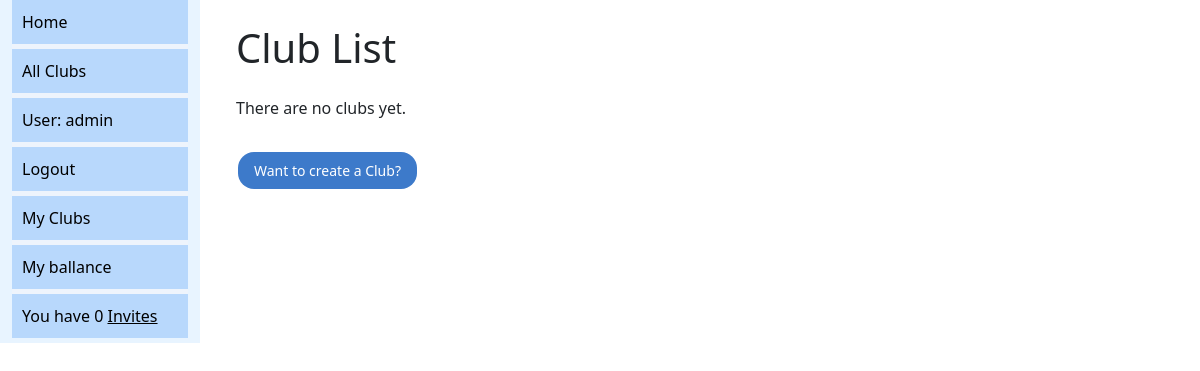
The app's page /clubs/ (signed in), older data.
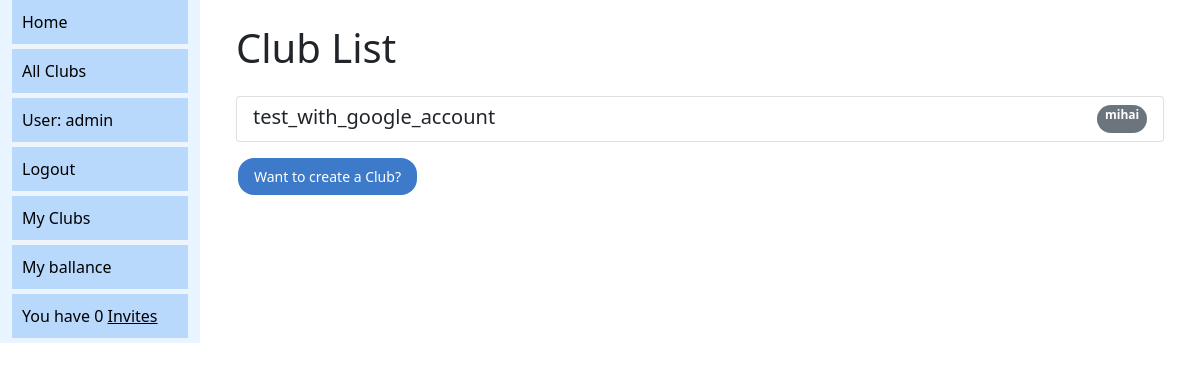
The same page, newer data.
### accounts/models.py (models this page shows)
class CustomUser(AbstractUser):
    clubs = models.ManyToManyField('home.Club', help_text='Clubs this user is associated with')
    invites_sent = models.ManyToManyField('home.Invite', help_text='Invites sent by this user', related_name='invites_sent')
    invites_received = models.ManyToManyField('home.Invite', help_text='Invites received by this user', related_name='invites_received')
    sums = models.ManyToManyField('home.Sum', help_text='Sums assinged to this user')
    payments = models.ManyToManyField('home.payment', help_text='Payments involving this user')
    join_requests = models.ManyToManyField('home.JoinRequest')
    def __str__(self):
        return self.username
    class Meta:
        ordering = ['username']

### home/models.py (models this page shows, shortened)
class Club(models.Model):
    time_created = models.DateField(default=timezone.now)
    name = models.CharField(max_length=200, help_text='Enter a club name')
    owner = models.ForeignKey('accounts.CustomUser', on_delete=models.SET_NULL, null=True, related_name='club_owner')
    members = models.ManyToManyField('accounts.CustomUser', help_text='Add members to this club')
    invites_sent = models.ManyToManyField('Invite')
    sessions = models.ManyToManyField('Session')
    sums = models.ManyToManyField('Sum')
    join_requests = models.ManyToManyField('JoinRequest')
    class Meta:
        ordering = ['-time_created']
    def get_absolute_url(self):
        return reverse('home:club-detail', args=[str(self.id)])

### home/views.py (the view)
# urls.py: path('clubs/', views.ClubListView.as_view(), name='clubs'),
class ClubListView(generic.ListView):
    model = Club
    context_object_name = 'club_list'
    queryset = Club.objects.all()

### home/templates/home/club_list.html
{% extends "base_generic.html" %}
{% block content %}
  <div class="container">
    <h1 class="my-4">Club List</h1>
    {% if club_list %}
      <ul class="list-group">
        {% for club in club_list %}
        <a href="{{ club.get_absolute_url }}" class="list-group-item list-group-item-action">
          <div class="d-flex w-100 justify-content-between">
            <h5 class="mb-1">{{ club.name }}</h5>
            <span class="badge bg-secondary rounded-pill">{{club.owner}}</span>
          </div>
        </a>
      {% endfor %}
      </ul>
    {% else %}
      <p>There are no clubs yet.</p>
    {% endif %}
    <a href="{% url 'home:club-create' %}" class="btn btn-primary mt-3">Want to create a Club?</a>
  </div>
{% endblock %}

### home/templates/base_generic.html (shortened to what this page needs)
<!DOCTYPE html>
<html lang="en">
<head>
  <link href="https://cdn.jsdelivr.net/npm/bootstrap@5.1.3/dist/css/bootstrap.min.css" rel="stylesheet">
  {% load static %}
  <link rel="stylesheet" href="{% static 'css/styles.css' %}">
</head>
<body>
  <div class="container-fluid">
    <div class="row">
      <div class="col-sm-2">
        {% block sidebar %}
          <ul class="sidebar-nav">
            <li><a href="{% url 'home:index' %}">Home</a></li>
            <li><a href="{% url 'home:clubs' %}">All Clubs</a></li>
            {% if user.is_authenticated %}
              <li class="username">User: {{ user.username }}</li>
              <li><a href="{% url 'account_logout' %}?next={{ request.path }}">Logout</a></li>
              <li><a href="{% url 'home:myclubs' %}">My Clubs</a></li>
              <li><a href="{% url 'home:mysums' %}">My ballance</a></li>
              <li class="invites">You have {{ user.invites_received.count }} <a href="{% url 'home:myinvites' %}">Invites</a></li>
            {% else %}
              <li><a href="{% url 'account_login' %}?next={{ request.path }}">Login</a></li>
            {% endif %}
          </ul>
        {% endblock %}
      </div>
      <div class="col-sm-10">{% block content %}{% endblock %}</div>
    </div>
  </div>
</body>
</html>

### home/static/css/styles.css (style rules this page uses)
.btn { background-color: #3d7aca; border: none; color: white; padding: 8px 16px; text-align: center; text-decoration: none; display: inline-block; font-size: 14px; margin: 4px 2px; cursor: pointer; border-radius: 16px; transition: background-color 0.3s ease; }
ul { list-style: none; margin: 0; padding: 0; }
li { margin-bottom: 20px; }
.col-sm-2 { background-color: #e8f4ff; }
.col-sm-10 { background-color: #ffffff; }
.sidebar-nav { background-color: #eef4fc; list-style-type: none; padding: 0; margin: 0; }
.sidebar-nav li { padding: 10px; }
.sidebar-nav li a { color: rgb(0, 0, 0); text-decoration: none; }
.sidebar-nav li.username { color: #000000; padding: 10px; }
.sidebar-nav li.invites { color: #000000; padding: 10px; }
.sidebar-nav li.invites a { color: #000000; text-decoration: underline; }
.sidebar-nav { list-style-type: none; margin: 0; padding: 0; width: 100%; }
.sidebar-nav li { padding: 10px; background-color: #b8d8fc; margin-bottom: 5px; }
.sidebar-nav li:last-child { border-bottom: none; }

Row changes from the older to the newer data that the page shows:
added Club: name "test_with_google_account", owner "mihai"
Text that changed along with them:
text no longer shown: "There are no clubs yet."
